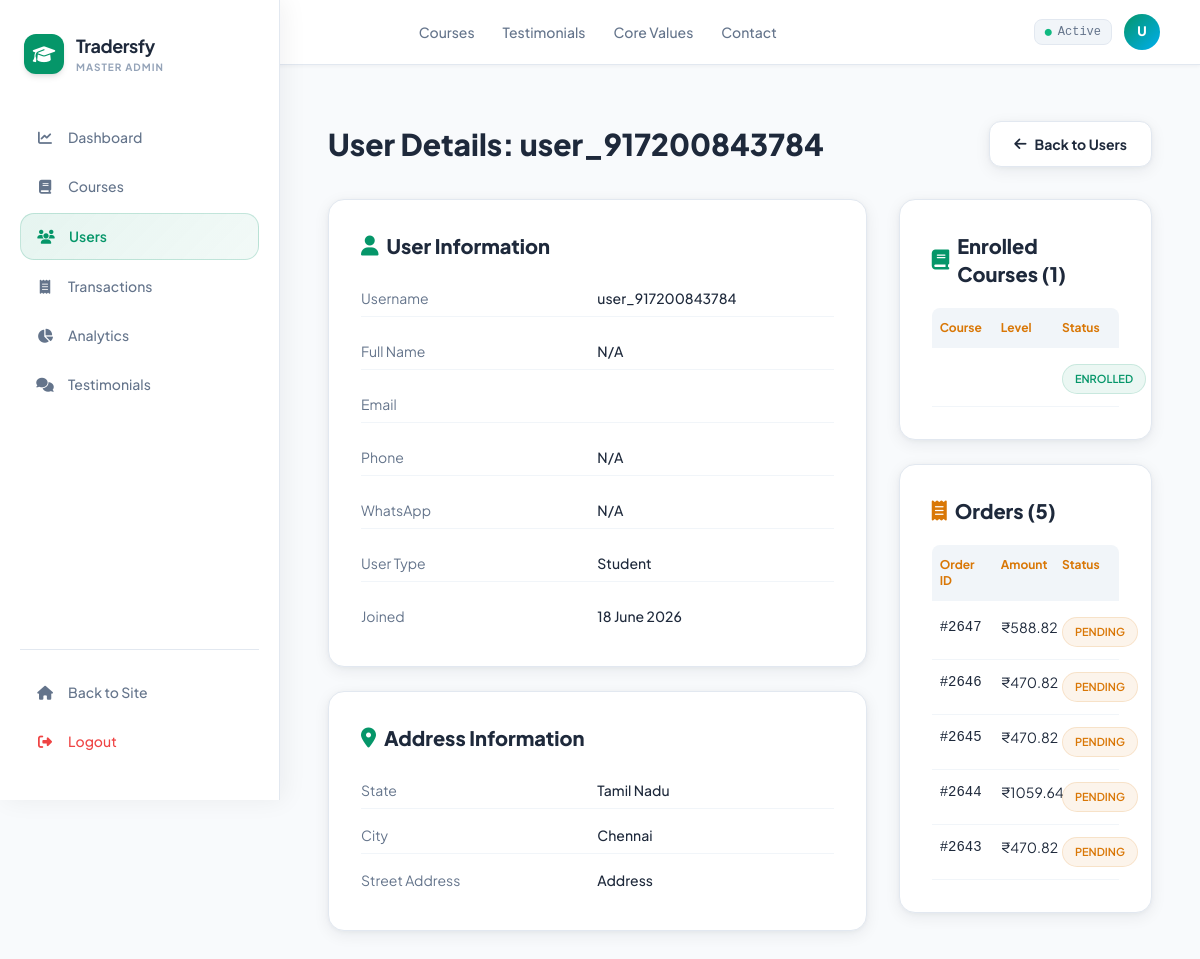
Screenshot of /master/user/1/ (signed in) with the database file from the repository.
### core/models.py (models this page shows, shortened)
class Profile(models.Model):
    user = models.OneToOneField(User, on_delete=models.CASCADE, related_name='profile')
    full_name = models.CharField(max_length=255, blank=True, null=True)
    alt_email = models.EmailField(verbose_name="Alternate Email", blank=True, null=True)
    employee_id = models.CharField(verbose_name="Employee ID", max_length=50, blank=True, null=True)
    USER_TYPE_CHOICES = [
        ('student', 'Student'),
        ('professional', 'Professional'),
        ('instructor', 'Instructor'),
        ('other', 'Other'),
    ]
    user_type = models.CharField(max_length=20, choices=USER_TYPE_CHOICES, default='student')
    phone_number = models.CharField(verbose_name="Phone Number", max_length=20, blank=True, null=True)
    profile_picture_url = models.URLField(verbose_name="Profile Picture URL", blank=True, null=True)
    whatsapp_number = models.CharField(verbose_name="WhatsApp Number", max_length=20, blank=True, null=True)
    state = models.CharField(max_length=100, default="Tamil Nadu", blank=True)
    city = models.CharField(max_length=100, default="Chennai", blank=True)
    street_address = models.TextField(default="Address", blank=True)
    created_at = models.DateTimeField(default=timezone.now)
    updated_at = models.DateTimeField(auto_now=True)
    class Meta:
        verbose_name_plural = "Profiles"
        ordering = ['-created_at']

class CourseAccess(models.Model):
    user = models.ForeignKey(User, on_delete=models.CASCADE, related_name='unlocked_courses')
    course = models.ForeignKey(Course, on_delete=models.CASCADE)
    unlocked_at = models.DateTimeField(auto_now_add=True)
    enrollment_date = models.DateTimeField(auto_now_add=True)
    class Meta:
        unique_together = ('user', 'course')
        verbose_name_plural = "Course Access Controls"
        ordering = ['-unlocked_at']

class Order(models.Model):
    PAYMENT_METHODS = [
        ('Razorpay Gateway', 'Razorpay Gateway'),
        ('UPI', 'UPI'),
        ('Credit/Debit Card', 'Credit/Debit Card'),
    ]
    ORDER_STATUS = [
        ('pending', 'Pending'),
        ('completed', 'Completed'),
        ('failed', 'Failed'),
        ('refunded', 'Refunded'),
    ]
    order_id = models.CharField(max_length=20, unique=True, editable=False)
    user = models.ForeignKey(User, on_delete=models.CASCADE, related_name='orders')
    razorpay_order_id = models.CharField(max_length=100, blank=True, null=True)
    razorpay_payment_id = models.CharField(max_length=100, blank=True, null=True)
    razorpay_signature = models.CharField(max_length=255, blank=True, null=True)
    country = models.CharField(max_length=100, default="India")
    state_union_territory = models.CharField(max_length=100, blank=True, null=True)
    gst_number = models.CharField(verbose_name="GSTIN (Optional)", max_length=15, blank=True, null=True)
    payment_method = models.CharField(max_length=50, choices=PAYMENT_METHODS, default='Razorpay Gateway')
    status = models.CharField(max_length=20, choices=ORDER_STATUS, default='pending')
    original_price = models.DecimalField(max_digits=10, decimal_places=2, default=0.00)
    discount = models.DecimalField(max_digits=10, decimal_places=2, default=0.00)
    tax = models.DecimalField(max_digits=10, decimal_places=2, default=0.00)
    fees = models.DecimalField(max_digits=10, decimal_places=2, default=0.00)
    total = models.DecimalField(max_digits=10, decimal_places=2, default=0.00)
    is_completed = models.BooleanField(default=False)
    created_at = models.DateTimeField(default=timezone.now)
    completed_at = models.DateTimeField(null=True, blank=True)
    class Meta:
        verbose_name_plural = "Orders"
        ordering = ['-created_at']

### core/admin_views.py (the view)
# urls.py: path('master/user/<int:user_id>/', admin_user_detail, name='admin_user_detail'),
@login_required
def admin_user_detail(request, user_id):
    if not is_master_admin(request.user):
        return redirect('home')
    user = get_object_or_404(User, id=user_id, is_staff=False)
    profile = getattr(user, 'profile', None)
    orders = user.orders.all()
    courses = user.unlocked_courses.all()
    context = {
        'user': user,
        'profile': profile,
        'orders': orders,
        'courses': courses,
    }
    return render(request, 'core/admin/user_detail.html', context)

### core/admin_views.py (called while the page is built)
def is_master_admin(user):
    return user.username == '1111111111' and user.is_superuser

### core/templates/core/admin/user_detail.html (shortened to what this page needs)
{% extends 'core/admin/admin_base.html' %}
{% load static %}
{% block admin_content %}
<div class="flex items-center justify-between mb-8">
    <h1 class="text-3xl font-black" style="color:#1e293b;">User Details: {{ user.username }}</h1>
    <a href="{% url 'admin_users' %}"
       class="glass font-bold px-6 py-3 rounded-xl text-sm flex items-center gap-2 transition"
       style="color:#1e293b;"
       onmouseover="this.style.background='#f1f5f9';" onmouseout="this.style.background='';">
        <i class="fa-solid fa-arrow-left"></i> Back to Users
    </a>
</div>
<div class="grid grid-cols-1 lg:grid-cols-3 gap-8">
    <div class="lg:col-span-2 space-y-6">
        <div class="glass p-8 rounded-2xl">
            <h3 class="text-xl font-black mb-5 flex items-center gap-2" style="color:#1e293b;">
                <i class="fa-solid fa-user" style="color:#059669;"></i> User Information
            </h3>
            <div class="space-y-4">
                <div class="grid grid-cols-2 text-sm py-2" style="border-bottom:1px solid #f1f5f9;"><div style="color:#64748b;">Username</div><div class="font-medium" style="color:#1e293b;">{{ user.username }}</div></div>
                <div class="grid grid-cols-2 text-sm py-2" style="border-bottom:1px solid #f1f5f9;"><div style="color:#64748b;">Full Name</div><div class="font-medium" style="color:#1e293b;">{{ profile.full_name|default:"N/A" }}</div></div>
                <div class="grid grid-cols-2 text-sm py-2" style="border-bottom:1px solid #f1f5f9;"><div style="color:#64748b;">Email</div><div class="font-medium" style="color:#1e293b;">{{ user.email }}</div></div>
                <div class="grid grid-cols-2 text-sm py-2" style="border-bottom:1px solid #f1f5f9;"><div style="color:#64748b;">Phone</div><div class="font-medium" style="color:#1e293b;">{{ profile.phone_number|default:"N/A" }}</div></div>
                <div class="grid grid-cols-2 text-sm py-2" style="border-bottom:1px solid #f1f5f9;"><div style="color:#64748b;">WhatsApp</div><div class="font-medium" style="color:#1e293b;">{{ profile.whatsapp_number|default:"N/A" }}</div></div>
                <div class="grid grid-cols-2 text-sm py-2" style="border-bottom:1px solid #f1f5f9;"><div style="color:#64748b;">User Type</div><div class="font-medium" style="color:#1e293b;">{{ profile.get_user_type_display|default:"N/A" }}</div></div>
                <div class="grid grid-cols-2 text-sm py-2"><div style="color:#64748b;">Joined</div><div class="font-medium" style="color:#1e293b;">{{ user.date_joined|date:"d F Y" }}</div></div>
            </div>
        </div>
        <div class="glass p-8 rounded-2xl">
            <h3 class="text-xl font-black mb-5 flex items-center gap-2" style="color:#1e293b;">
                <i class="fa-solid fa-map-marker-alt" style="color:#059669;"></i> Address Information
            </h3>
            <div class="space-y-2">
                <div class="grid grid-cols-2 text-sm py-2" style="border-bottom:1px solid #f1f5f9;"><div style="color:#64748b;">State</div><div class="font-medium" style="color:#1e293b;">{{ profile.state|default:"N/A" }}</div></div>
                <div class="grid grid-cols-2 text-sm py-2" style="border-bottom:1px solid #f1f5f9;"><div style="color:#64748b;">City</div><div class="font-medium" style="color:#1e293b;">{{ profile.city|default:"N/A" }}</div></div>
                <div class="grid grid-cols-2 text-sm py-2"><div style="color:#64748b;">Street Address</div><div class="font-medium" style="color:#1e293b;">{{ profile.street_address|default:"N/A" }}</div></div>
            </div>
        </div>
    </div>
    <div class="lg:col-span-1 space-y-6">
        <div class="glass p-8 rounded-2xl">
            <h3 class="text-xl font-black mb-5 flex items-center gap-2" style="color:#1e293b;">
                <i class="fa-solid fa-book" style="color:#059669;"></i> Enrolled Courses ({{ courses.count }})
            </h3>
            {% if courses %}
            <div>
                <div class="grid grid-cols-3 gap-3 py-3 px-2 text-xs font-bold rounded-t-lg mb-1" style="background:#f1f5f9; color:#d97706;">
                    <div>Course</div><div>Level</div><div>Status</div>
                </div>
                {% for course in courses %}
                <div class="grid grid-cols-3 gap-3 py-3 px-2 text-sm transition" style="border-bottom:1px solid #f1f5f9;"
                     onmouseover="this.style.background='#f8fafc';" onmouseout="this.style.background='';">
                    <div style="color:#1e293b;">{{ course.title }}</div>
                    <div style="color:#64748b;">{{ course.level }}</div>
                    <div><span class="status-badge status-completed">Enrolled</span></div>
                </div>
                {% endfor %}
            </div>
            {% else %}
            <p class="text-center py-4 text-sm" style="color:#94a3b8;">No courses enrolled</p>
            {% endif %}
        </div>
        <div class="glass p-8 rounded-2xl">
            <h3 class="text-xl font-black mb-5 flex items-center gap-2" style="color:#1e293b;">
                <i class="fa-solid fa-receipt" style="color:#d97706;"></i> Orders ({{ orders.count }})
            </h3>
            {% if orders %}
            <div>
                <div class="grid grid-cols-3 gap-3 py-3 px-2 text-xs font-bold rounded-t-lg mb-1" style="background:#f1f5f9; color:#d97706;">
                    <div>Order ID</div><div>Amount</div><div>Status</div>
                </div>
                {% for order in orders %}
                <div class="grid grid-cols-3 gap-3 py-3 px-2 text-sm transition" style="border-bottom:1px solid #f1f5f9;"
                     onmouseover="this.style.background='#f8fafc';" onmouseout="this.style.background='';">
                    <div class="font-mono" style="color:#1e293b;">{{ order.order_id }}</div>
                    <div style="color:#1e293b;">₹{{ order.total }}</div>
                    <div>
                        {% if order.status == 'completed' %}
                            <span class="status-badge status-completed">Completed</span>
                        {% else %}
                            <span class="status-badge status-pending">{{ order.status|upper }}</span>
                        {% endif %}
                    </div>
                </div>
                {% endfor %}
            </div>
            {% else %}
            <p class="text-center py-4 text-sm" style="color:#94a3b8;">No orders</p>
            {% endif %}
        </div>
    </div>
</div>
{% endblock %}

### core/templates/core/base.html (shortened to what this page needs)
<!DOCTYPE html>
<html lang="en">
<head>
    <script src="https://cdn.tailwindcss.com"></script>
    <link rel="stylesheet" href="https://cdnjs.cloudflare.com/ajax/libs/font-awesome/6.4.0/css/all.min.css">
</head>
<body class="antialiased">
    {% block show_navbar %}
    <nav class="site-nav">
        <div class="max-w-7xl mx-auto px-6 md:px-10 flex items-center justify-between h-16">
            <a href="{% url 'home' %}" class="flex items-center gap-2.5 flex-shrink-0">
                <div class="bg-emerald-600 w-8 h-8 rounded-lg flex items-center justify-center shadow-sm">
                </div>
                <span class="text-lg font-black tracking-tight" style="color:#1e293b;">
                    Traders<span class="text-emerald-600">fy</span>
                </span>
            </a>
            <div class="hidden md:flex items-center gap-7">
                <a href="{% url 'course_catalog' %}"
                   class="text-sm font-medium transition hover:text-emerald-600" style="color:#64748b;">Courses</a>
                <a href="{% url 'home' %}#testimonials"
                   class="text-sm font-medium transition hover:text-emerald-600" style="color:#64748b;">Testimonials</a>
                <a href="{% url 'home' %}#values"
                   class="text-sm font-medium transition hover:text-emerald-600" style="color:#64748b;">Core Values</a>
                <a href="{% url 'home' %}#contact"
                   class="text-sm font-medium transition hover:text-emerald-600" style="color:#64748b;">Contact</a>
            </div>
            <div class="flex items-center gap-3">
                {% if user.is_authenticated %}
                    <span class="hidden sm:flex text-xs border rounded-lg font-mono px-2.5 py-1 items-center gap-1.5"
                          style="background:#f1f5f9; border-color:#e2e8f0; color:#64748b;">
                        <i class="fa-solid fa-circle text-emerald-500 text-[7px]"></i>Active
                    </span>
                    <div class="relative" id="avatarWrap">
                        <button class="avatar-btn" id="avatarBtn"
                                onclick="toggleDropdown()"
                                aria-haspopup="true" aria-expanded="false"
                                aria-label="Open profile menu">
                            {{ user.username|first|upper }}
                        </button>
                    </div>
                {% endif %}
            </div>
        </div>
    </nav>
    {% endblock %}
    {% block content %}{% endblock %}
</body>
</html>

### core/templates/core/base.html (style rules this page uses)
:root { --page-bg: #f8fafc; --card-bg: #ffffff; --card-bg-alt: #f1f5f9; --border-light: #e2e8f0; --text-primary: #1e293b; --text-muted: #64748b; --text-faint: #94a3b8; --accent: #00AEEF; --accent-hover: #0099d4; --accent-green: #059669; --shadow-sm: 0 1px 3px rgba(15,23,42,.06), 0 1px 2px rgba(15,23,42,.04); --shadow-card: 0 4px 16px rgba(15,23,42,.07), 0 1px 4px rgba(15,23,42,.04); }
body { background-color: var(--page-bg); color: var(--text-primary); font-family: 'Plus Jakarta Sans', sans-serif; min-height: 100vh; }
.glass { background: rgba(255,255,255,0.88); backdrop-filter: blur(12px); border: 1px solid rgba(226,232,240,0.8); box-shadow: var(--shadow-card); }
.site-nav { background: rgba(255,255,255,0.92); backdrop-filter: blur(12px); border-bottom: 1px solid #e2e8f0; box-shadow: 0 1px 4px rgba(15,23,42,.05); position: sticky; top: 0; z-index: 50; width: 100%; }
.avatar-btn { width: 36px; height: 36px; border-radius: 50%; background: linear-gradient(135deg, #059669, #00AEEF); color: #fff; font-size: 13px; font-weight: 800; display: flex; align-items: center; justify-content: center; cursor: pointer; border: none; flex-shrink: 0; transition: box-shadow 0.15s; }

### core/templates/core/admin/admin_base.html (style rules this page uses)
:root { --sidebar-width: 280px; --accent-primary: #059669; --accent-cyan: #00AEEF; --bg-page: #f8fafc; --card-bg: #ffffff; --card-bg-alt: #f1f5f9; --border-light: #e2e8f0; --text-primary: #1e293b; --text-muted: #64748b; --text-faint: #94a3b8; --shadow-card: 0 4px 16px rgba(15,23,42,.07), 0 1px 4px rgba(15,23,42,.04); --shadow-sidebar: 4px 0 24px rgba(15,23,42,.06); }
body { background-color: var(--bg-page); color: var(--text-primary); overflow-x: hidden; margin: 0; padding: 0; }
.glass { background: var(--card-bg); border: 1px solid var(--border-light); box-shadow: var(--shadow-card); backdrop-filter: none; }

### core/templates/core/admin/user_detail.html (style rules this page uses)
.status-badge { display:inline-block; padding:4px 12px; border-radius:20px; font-size:11px; font-weight:600; text-transform:uppercase; }
.status-completed { background:rgba(5,150,105,0.08); color:#059669; border:1px solid rgba(5,150,105,0.15); }
.status-pending { background:rgba(217,119,6,0.08); color:#d97706; border:1px solid rgba(217,119,6,0.15); }

### rows the page displays
Profile: full_name "N/A", phone_number "N/A", whatsapp_number "N/A", user_type "Student", state "Tamil Nadu", city "Chennai", street_address "Address"
Order: order_id "#2647", total "588.82", status "PENDING"
Order: order_id "#2646", total "470.82", status "PENDING"
Order: order_id "#2645", total "470.82", status "PENDING"
Order: order_id "#2644", total "1059.64", status "PENDING"
Order: order_id "#2643", total "470.82", status "PENDING"

### other values shown
{{ user.username|first|upper }} "U"
{{ user.username }} "user_917200843784"
{{ user.date_joined|date:"d F Y" }} "18 June 2026"
{{ courses.count }} "1"
{{ orders.count }} "5"
